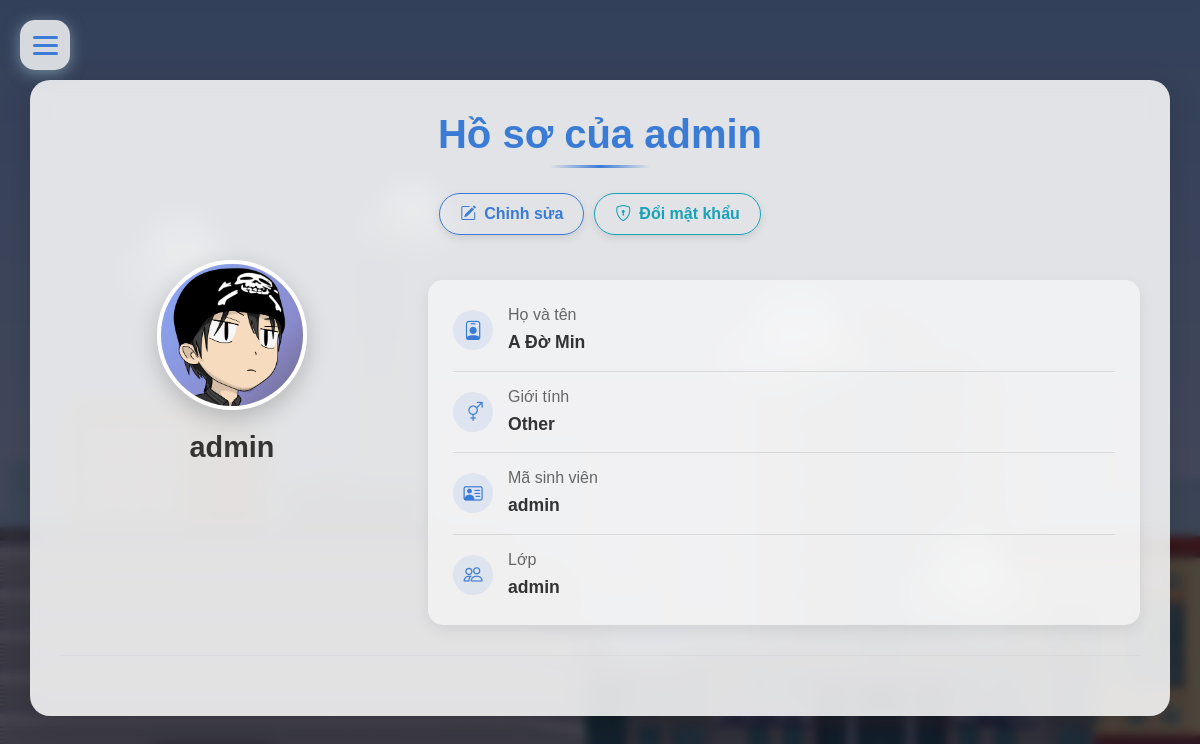
Page /user/profile/admin (signed in) on the committed database.
### account/models.py (models this page shows, shortened)
class Profile(models.Model):
    user = models.OneToOneField(User, on_delete=models.CASCADE, null=True, related_name='profile', verbose_name='User Object')
    user_class = models.TextField(blank=True, null=True)
    email = models.EmailField(blank=True, null=True, max_length=254, unique=True)
    profile_img = models.ImageField(upload_to='profile_images', default='profile_images/user.jpg', blank=True, null=True, verbose_name='Profile Pic')
    studen_id = models.CharField(max_length=15, blank=True, null=True)
    GENDER = (
        ('Male', 'Male'),
        ('Female', 'Female'),
        ('Other', 'Other'),
    )
    gender = models.CharField(max_length=6, choices=GENDER, blank=True, null=True)
    def full_name(self):
        return self.user.first_name + ' ' + self.user.last_name

### account/views.py (the view)
# urls.py: path('profile/<str:username>', views.profile, name='profile'),
@login_required(login_url='login')
@never_cache
def profile(request, username):
    if request.user.username != username:
        return HttpResponseForbidden("You are not allowed to view this profile.")
    user_object=User.objects.get(username=username)
    user_profile = Profile.objects.get(user=user_object)
    default_img_url = static('')
    context={
        "user_profile":user_profile,
        'default_img_url': default_img_url,
    }
    return render(request, "profile.html",context)

### templates/profile.html (shortened to what this page needs)
{% load static %}
<!DOCTYPE html>
<html lang="en">
<head>
    <link rel="stylesheet" href="/static/cssQuan/bootstrap.min.css">
    <link rel="stylesheet" href="https://cdn.jsdelivr.net/npm/bootstrap-icons@1.10.2/font/bootstrap-icons.css"
>
    <link rel="stylesheet" href="/static/css/style.css">
    <link href='https://unpkg.com/boxicons@2.1.4/css/boxicons.min.css' rel='stylesheet'>
</head>
<body class="fade-in">
    <div class="cloud cloud-1"></div>
    <div class="cloud cloud-2"></div>
    <div class="cloud cloud-3"></div>
    <div class="cloud cloud-4"></div>
    {% include "Components/newmenu.html" %}
    <div class="container">
        <h1 class="profile-header">Hồ sơ của {{user_profile.user.username}}</h1>
        <div class="profile-actions">
            <a href="{% url 'edit_profile' %}" class="btn btn-outline-primary">
                <i class="bi bi-pencil-square me-2"></i>Chỉnh sửa
            </a>
            <a href="{% url 'change_password' %}" class="btn btn-outline-info">
                <i class="bi bi-shield-lock me-2"></i>Đổi mật khẩu
            </a>
        </div>
        <div class="row">
            <div class="col-md-4 text-center">
                <div class="profile-img-container">
                    {% if user_profile.profile_img %}
                        <img src="{{ user_profile.profile_img.url }}" alt="user-profile" class="profile-img">
                    {% else %}
                        <img src="{% static 'images/user.jpg' %}" alt="user-profile" class="profile-img">
                    {% endif %}
                </div>
                <h2 class="username">{{user_profile.user.username}}</h2>
            </div>
            <div class="col-md-8">
                <div class="profile-info">
                    <div class="info-item">
                        <i class="bi bi-person-badge"></i>
                        <div class="info-content">
                            <h3>Họ và tên</h3>
                            <p>{{user_profile.full_name|default:"Chưa cập nhật"}}</p>
                        </div>
                    </div>
                    <div class="info-item">
                        <i class="bi bi-gender-ambiguous"></i>
                        <div class="info-content">
                            <h3>Giới tính</h3>
                            <p>{{user_profile.gender|default:"Chưa cập nhật"}}</p>
                        </div>
                    </div>
                    <div class="info-item">
                        <i class="bi bi-person-vcard"></i>
                        <div class="info-content">
                            <h3>Mã sinh viên</h3>
                            <p>{{user_profile.studen_id|default:"Chưa cập nhật"}}</p>
                        </div>
                    </div>
                    <div class="info-item">
                        <i class="bi bi-people"></i>
                        <div class="info-content">
                            <h3>Lớp</h3>
                            <p>{{user_profile.user_class|default:"Chưa cập nhật"}}</p>
                        </div>
                    </div>
                </div>
            </div>
        </div>
        <hr>
    </div>
</body>
</html>

### static/css/style.css (style rules this page uses)
* { font-family: 'Arial', 'Tahoma', 'Verdana', 'Roboto', 'Open Sans', sans-serif; }
body { background-image: url("../images/Bg1.jpg"); background-size: cover; background-repeat: no-repeat; background-attachment: fixed; background-position: center; }

### templates/profile.html (style rules this page uses)
* { margin: 0; padding: 0; box-sizing: border-box; font-family: 'Arial', sans-serif; }
body { background-image: url('/static/images/Ptit.jpg'); background-size: cover; background-repeat: no-repeat; background-attachment: fixed; background-position: center; position: relative; min-height: 100vh; }
body::before { content: ''; position: fixed; top: 0; left: 0; width: 100%; height: 100%; background-color: rgba(0, 0, 20, 0.7); backdrop-filter: blur(5px); -webkit-backdrop-filter: blur(5px); z-index: -1; }
.container { background-color: rgba(255, 255, 255, 0.85); border-radius: 20px; box-shadow: 0 8px 32px rgba(0, 0, 0, 0.15); backdrop-filter: blur(10px); -webkit-backdrop-filter: blur(10px); padding: 30px; margin-top: 80px; margin-bottom: 50px; transition: all 0.3s ease; }
.cloud { position: absolute; background-color: rgba(255, 255, 255, 0.3); border-radius: 50%; box-shadow: 0 8px 16px rgba(255, 255, 255, 0.1); z-index: -1; opacity: 0.4; }
.cloud-1 { width: 120px; height: 60px; top: 20%; left: 10%; animation: float-1 25s linear infinite; }
.cloud-2 { width: 150px; height: 70px; top: 30%; left: 60%; animation: float-2 22s linear infinite; }
.cloud-3 { width: 100px; height: 50px; top: 15%; left: 30%; animation: float-3 30s linear infinite; }
.cloud-4 { width: 130px; height: 65px; top: 60%; left: 75%; animation: float-4 35s linear infinite; }
.cloud::before, .cloud::after { content: ''; position: absolute; background-color: rgba(255, 255, 255, 0.3); border-radius: 50%; }
.cloud::before { width: 60%; height: 100%; top: -50%; left: 20%; }
.cloud::after { width: 50%; height: 100%; top: -30%; right: 20%; }
.fade-in { animation: fadeIn 0.5s ease-in; }
.profile-header { color: #3a7bd5; font-weight: 700; position: relative; padding-bottom: 10px; margin-bottom: 25px; text-align: center; }
.profile-header::after { content: ''; position: absolute; bottom: 0; left: 50%; transform: translateX(-50%); width: 100px; height: 3px; background: linear-gradient(90deg, transparent, #3a7bd5, transparent); border-radius: 3px; }
.profile-img-container { position: relative; width: 150px; height: 150px; margin: 0 auto 20px; border-radius: 50%; overflow: hidden; box-shadow: 0 8px 25px rgba(0, 0, 0, 0.2); border: 4px solid white; transition: all 0.3s ease; }
.profile-img { width: 100%; height: 100%; object-fit: cover; }
.username { color: #333; font-weight: 700; margin: 10px 0; font-size: 1.8rem; }
.profile-info { background-color: rgba(255, 255, 255, 0.5); border-radius: 15px; padding: 25px; box-shadow: 0 5px 15px rgba(0, 0, 0, 0.08); transition: all 0.3s ease; margin-top: 20px; }
.info-item { display: flex; align-items: center; margin-bottom: 15px; padding-bottom: 15px; border-bottom: 1px solid rgba(0, 0, 0, 0.1); }
.info-item:last-child { border-bottom: none; margin-bottom: 0; padding-bottom: 0; }
.info-item i { width: 40px; height: 40px; background-color: rgba(58, 123, 213, 0.1); color: #3a7bd5; border-radius: 50%; display: flex; align-items: center; justify-content: center; margin-right: 15px; font-size: 1.2rem; }
.info-content { flex: 1; }
.info-content h3 { font-size: 1rem; margin-bottom: 5px; color: #666; }
.info-content p { font-size: 1.1rem; font-weight: 600; color: #333; margin: 0; }
.profile-actions { display: flex; gap: 10px; justify-content: center; margin: 25px 0; flex-wrap: wrap; }
.btn { border-radius: 30px; padding: 8px 20px; font-weight: 600; transition: all 0.3s ease; box-shadow: 0 3px 8px rgba(0, 0, 0, 0.1); }
.btn-outline-primary { color: #3a7bd5; border-color: #3a7bd5; }
.btn-outline-info { color: #17a2b8; border-color: #17a2b8; }
hr { border-color: rgba(0, 0, 0, 0.1); margin: 30px 0; }

### rows in the picture
Profile: user.username "admin", profile_img (picture), full_name "A Đờ Min", gender "Other", studen_id "admin", user_class "admin"
